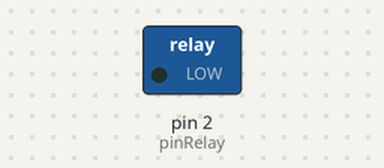
Bench run of a sketch on a simulated Arduino Uno, built with avr-gcc and run on an emulated ATmega328P. On the bench: switched loads named in the sketch (green lamp = pin HIGH).

Above: at 5.0 s.
At 15.0 s:
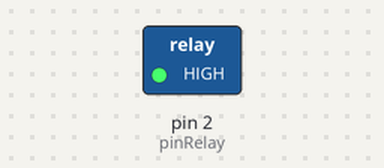
Timing chart, 0 to 26.0 s (numbered marks = the images above):
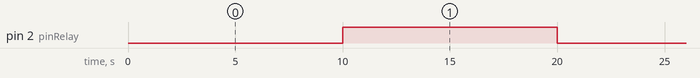

The sketch:

test_relay.ino
```cpp
int pinRelay = 2;


void setup() {
  Serial.begin(9600);
  pinMode(pinRelay, OUTPUT);
}


void loop() {
  digitalWrite(pinRelay, LOW);
  delay(10000);
  digitalWrite(pinRelay, HIGH);
  delay(10000);
}
```

Measured:
- by itself, pin 2 (pinRelay): alternates HIGH for 10.0 s and LOW for 10.0 s
